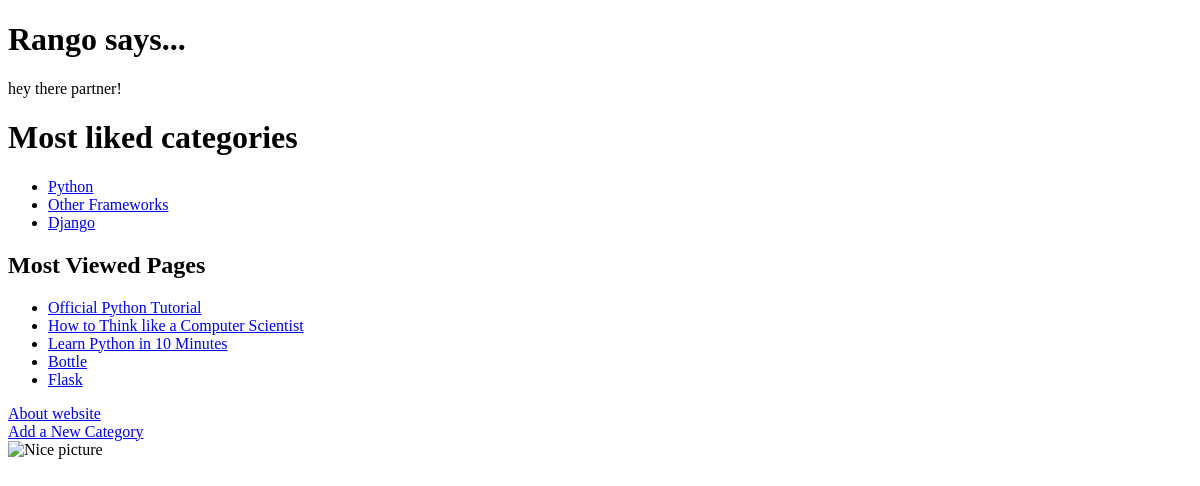
/, run on an earlier commit of the app's database.
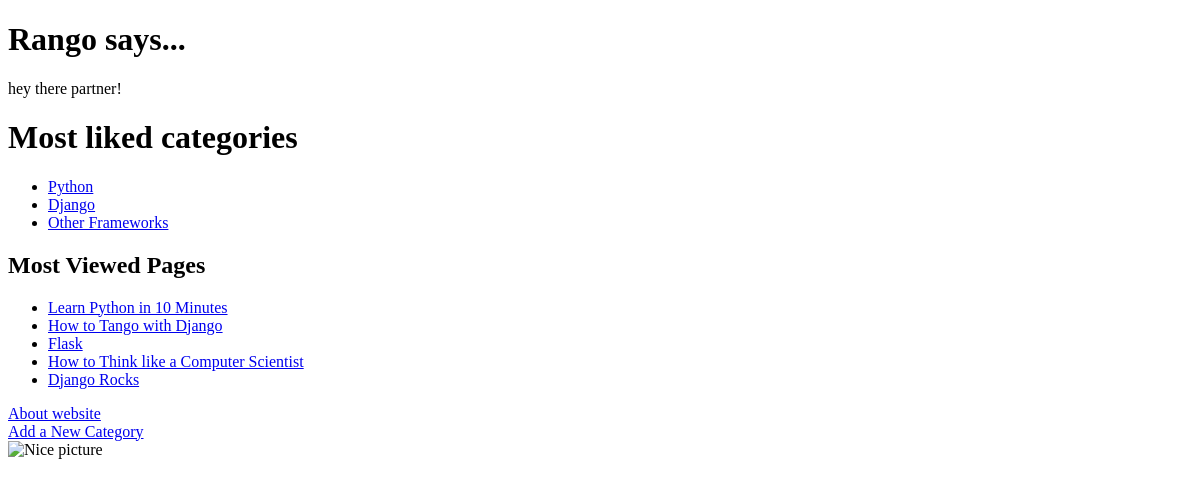
And on a later commit of the database.
### rango/models.py (models this page shows, shortened)
class Category(models.Model):
    name = models.CharField(max_length=128, unique=True)
    views = models.IntegerField(default=0)
    likes = models.IntegerField(default=0)
    slug = models.SlugField(unique = True)
    class Meta:
        verbose_name_plural = 'categories'

class Page(models.Model):
	category = models.ForeignKey(Category)
	title = models.CharField(max_length=128)
	url = models.URLField()
	views = models.IntegerField(default=0)

### rango/views.py (the view)
# urls.py: url(r'^$', views.index, name='index'),
def index(request):
    category_list = Category.objects.order_by('-likes')[:5]
    page_list = Page.objects.order_by('-views')[:5]
    context_dict = {'categories': category_list, 'pages': page_list}
    return render(request, 'rango/index.html', context_dict)

### rango/templates/rango/index.html (shortened to what this page needs)
<!DOCTYPE html>
{% load staticfiles %}
<html>
	<head>
    </head>
    <body>
        <h1>Rango says...</h1>
        <div>
            hey there partner!
        </div>
		<h1>Most liked categories </h1>
        <div>
        {% if categories %}
        <ul>
            {% for category in categories %}
            <li>
            <a href="/rango/category/{{ category.slug }}">{{ category.name }}</a>
            </li>
            {% endfor %}
        </ul>
    {% else %}
        <strong>There are no categories present.</strong>
    {% endif %}
    </div>
    <h2>Most Viewed Pages</h2>
    <div>
    {% if pages %}
    <ul>
        {% for page in pages %}
            <li>
                <a href="{{ page.url }}">{{ page.title }}</a>
            </li>
        {% endfor %}
    </ul>
    {% else %}
        <strong>There are no pages present.</strong>
    {% endif %}
    </div>
    <div>
        <a href="/rango/about/">About website</a><br />
		<a href="/rango/add_category/">Add a New Category</a><br />
        <img src="{% static "images/wallpaper.png" %}" alt="Nice picture" />
    </div>
</body>
</html>

What changed in the data, as far as the page shows it:
no longer on this page (row edited): Page: title "Official Python Tutorial"
no longer on this page (row edited): Page: title "Bottle"
changed Category "Django": moves up the list
now on this page (row edited): Page: title "How to Tango with Django"
changed Page "How to Think like a Computer Scientist": moves down the list
now on this page (row edited): Page: title "Django Rocks"
